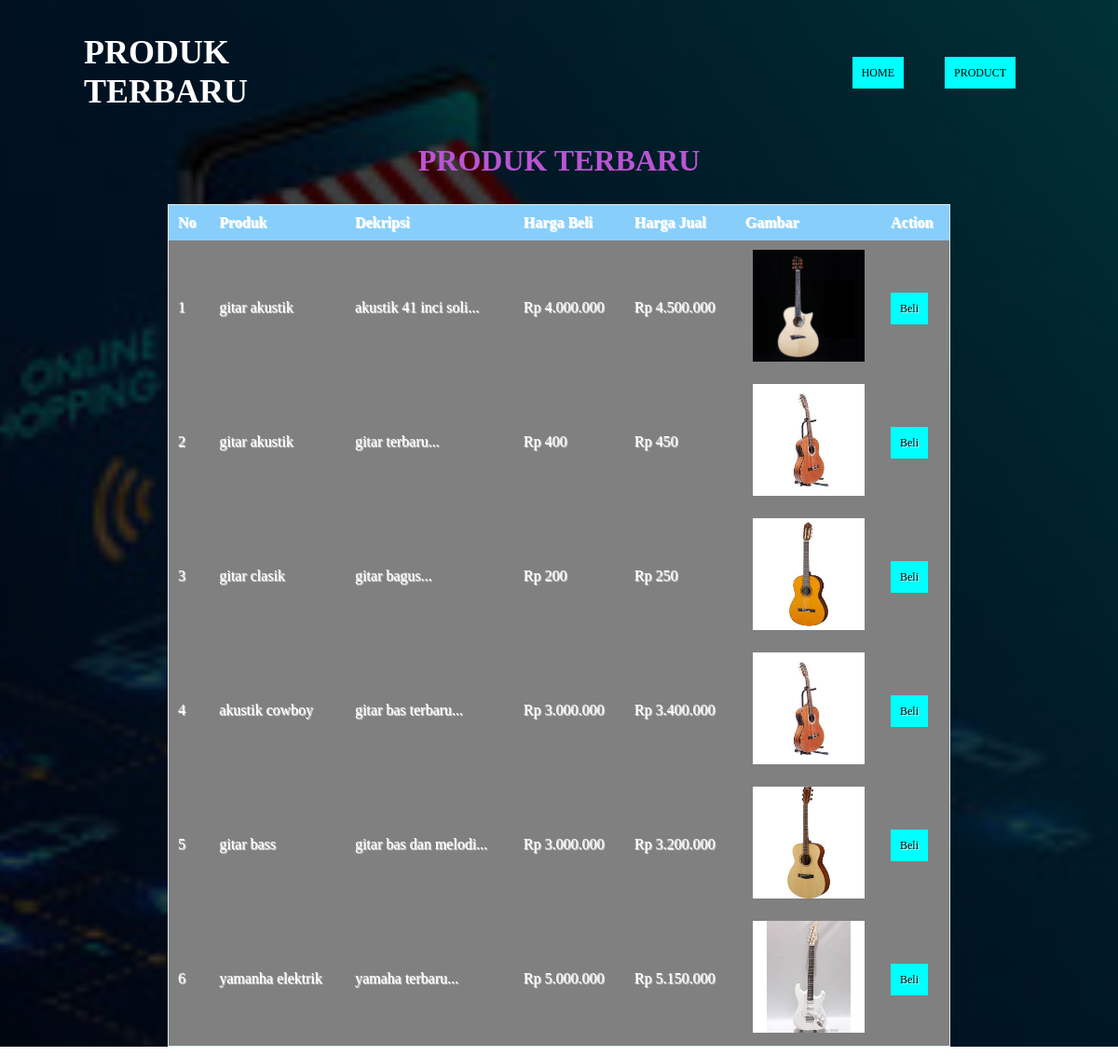
Page /halaman_user.php on the committed database.
### tables this page shows
CREATE TABLE `produk` (
  `id` int(11) NOT NULL,
  `nama_produk` varchar(255) DEFAULT NULL,
  `deskripsi` text DEFAULT NULL,
  `harga_beli` int(11) DEFAULT NULL,
  `harga_jual` int(11) DEFAULT NULL,
  `gambar_produk` varchar(255) DEFAULT NULL
);

### halaman_user.php (the view, shortened to what this page needs)
<?php
  include('koneksi.php');
  ?>
<!DOCTYPE html>
<html>
<head>
	<link rel="stylesheet" type="text/css" href="css/style.css">
</head>
<body>
<div class="main">
	<div class="navbar">
		<label class="logo">PRODUK TERBARU</label>
		<ul>
			<li><a href="index.php">Home</a></li>
			<li><a href="halaman_user.php">Product</a></li>
		</ul>
	</div>
</body>
</html>
  <head>
  </head>
  <body>
    <center><h1> PRODUK TERBARU</h1><center>
    <br/>
    <table>
      <thead>
        <tr>
          <th>No</th>
          <th>Produk</th>
          <th>Dekripsi</th>
          <th>Harga Beli</th>
          <th>Harga Jual</th>
          <th>Gambar</th>
          <th>Action</th>
        </tr>
    <tbody>
      <?php
      $query = "SELECT * FROM produk ORDER BY id ASC";
      $result = mysqli_query($koneksi, $query);
      $no = 1;
      while($row = mysqli_fetch_assoc($result))
      {
      ?>
       <tr>
          <td><?php echo $no; ?></td>
          <td><?php echo $row['nama_produk']; ?></td>
          <td><?php echo substr($row['deskripsi'], 0, 20); ?>...</td>
          <td>Rp <?php echo number_format($row['harga_beli'],0,',','.'); ?></td>
          <td>Rp <?php echo number_format($row['harga_jual'],0,',','.');?></td>
          <td style="text-align: center;"><img src="gambar/<?php echo $row['gambar_produk']; ?>" style="width: 120px;"></td>
          <td>
              <a href="cart.php?id=<?php echo $row['id']; ?>">Beli</a>
          </td>
      </tr>
      <?php
        $no++;
      }
      ?>
    </tbody>
    </table>
  </body>
</html>

### css/style.css (style rules this page uses)
* { margin: 0; padding: 0; text-decoration: none; }
.main { width: 100%; height: 100vh; background-image: linear-gradient(rgba(0 ,0 ,0 ,0.75),rgba(0, 0, 0, 0.75)), url(onlineshop.jpg); background-size: cover; background-position: center; }
.navbar { width: 85%; margin: auto; padding: 35px 0; display: flex; align-items: center; justify-content: space-between; }
.logo { font-size: 36px; color: white; font-weight: bold; width: 120px; cursor: pointer; }
.navbar ul li { list-style: none; display: inline-block; margin: 0 20px; position: relative; }
.navbar ul li a { color: white; text-transform: uppercase; }
.navbar ul li::after { content: ''; height: 3px; width: 100%; background: green; position: absolute; left: 0; bottom: -10px; transition: 0.5s; }

### halaman_user.php (style rules this page uses)
* { margin: 0; padding: 0; text-decoration: none; }
.main { width: cover; height: 100%; background-image: linear-gradient(rgba(0 ,0 ,0 ,0.75),rgba(0, 0, 0, 0.75)), url(img/onlineshop.jpg); background-size: cover; background-position: center; }
.navbar { width: 85%; margin: auto; padding: 35px 0; display: flex; align-items: center; justify-content: space-between; }
.logo { font-size: 36px; color: white; font-weight: bold; width: 120px; cursor: pointer; }
.navbar ul li { list-style: none; display: inline-block; margin: 0 20px; position: relative; }
.navbar ul li a { color: black; text-transform: uppercase; }
.navbar ul li::after { content: ''; height: 3px; width: 0; background: cyan; position: absolute; left: 0; bottom: -10px; transition: 0.5s; }
* { font-family: "Trebuchet MS"; }
h1 { text-transform: uppercase; color: #BA55D3; }
table { border: solid 1px #DDEEEE; border-collapse: collapse; border-spacing: 0; width: 70%; margin: 10px auto 10px auto; background: gray; }
table thead th { background-color: #87CEFA; border: solid 1px none; color: white; padding: 10px; text-align: left; text-shadow: 1px 1px 1px #fff; text-decoration: none; }
table tbody td { border: solid 1px none; color: white; padding: 10px; text-shadow: 1px 1px 1px #fff; }
a { background-color: cyan; color: black; padding: 10px; text-decoration: none; font-size: 12px; }

### rows in the picture
produk: nama_produk "gitar akustik", deskripsi "akustik 41 inci soli", harga_beli "4.000.000", harga_jual "4.500.000", gambar_produk (picture)
produk: nama_produk "gitar akustik", deskripsi "gitar terbaru", harga_beli "400", harga_jual "450", gambar_produk (picture)
produk: nama_produk "gitar clasik", deskripsi "gitar bagus", harga_beli "200", harga_jual "250", gambar_produk (picture)
produk: nama_produk "akustik cowboy", deskripsi "gitar bas terbaru", harga_beli "3.000.000", harga_jual "3.400.000", gambar_produk (picture)
produk: nama_produk "gitar bass", deskripsi "gitar bas dan melodi", harga_beli "3.000.000", harga_jual "3.200.000", gambar_produk (picture)
produk: nama_produk "yamanha elektrik", deskripsi "yamaha terbaru", harga_beli "5.000.000", harga_jual "5.150.000", gambar_produk (picture)
